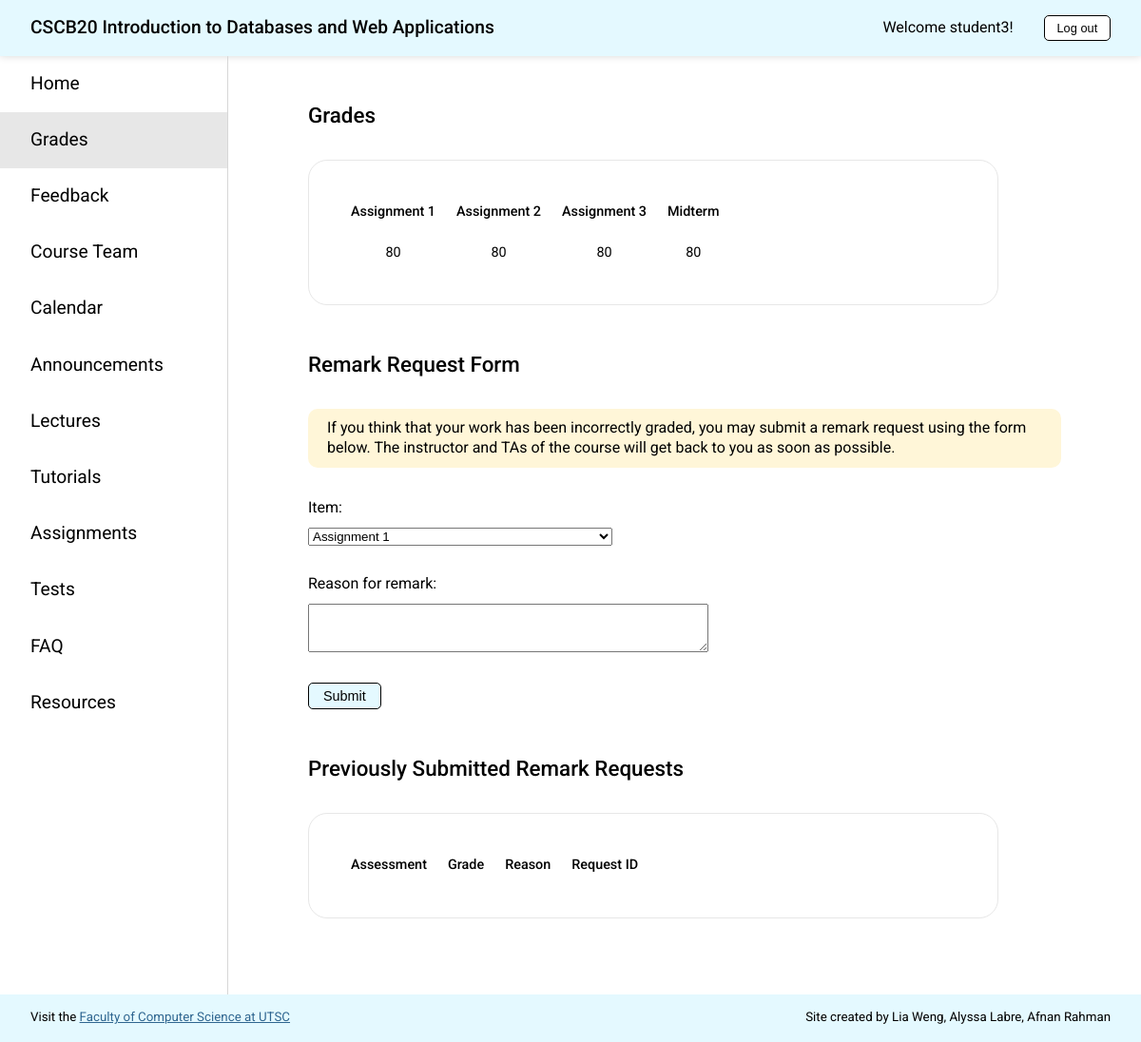
/grades (signed in), run on an earlier commit of the app's database.
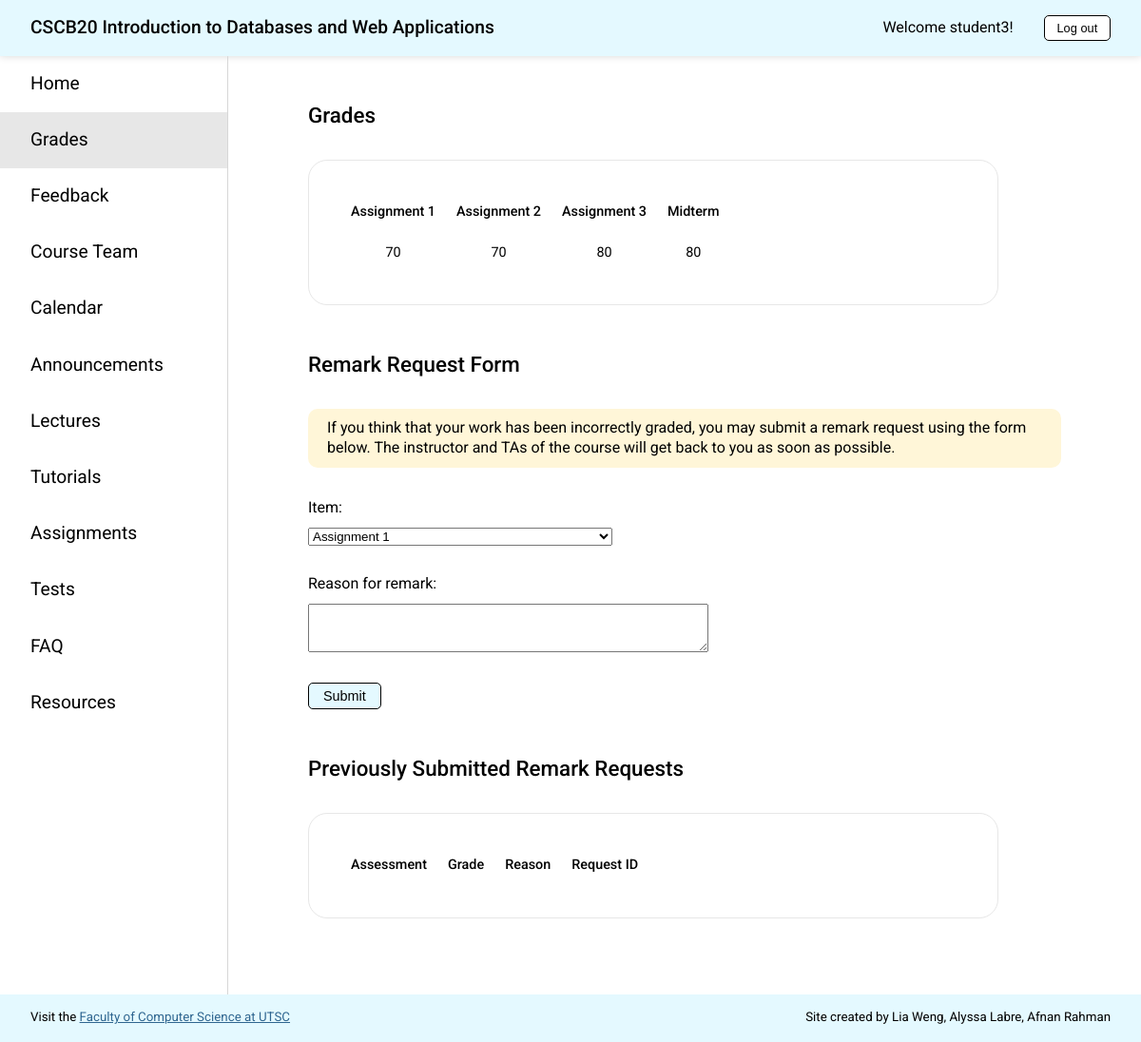
And on a later commit of the database.
### app.py (models this page shows, shortened)
class Student(db.Model):
    __tablename__ = 'Student'
    id = db.Column(db.Integer, primary_key=True)
    username = db.Column(db.String(20), unique=True, nullable=False)
    password = db.Column(db.String(20), nullable=False)
    first_name = db.Column(db.String(40), nullable=False)
    last_name = db.Column(db.String(40), nullable=False)
    a1 = db.Column(db.Integer)
    a2 = db.Column(db.Integer)
    a3 = db.Column(db.Integer)
    midterm = db.Column(db.Integer)
    remark = db.relationship('Remark', backref='student', lazy=True)

### app.py (the view)
@app.route('/grades', methods=['GET', 'POST'])
def grades():
    check_authorization()
    all_remarks = get_allremarks()
    students = get_allstudents()
    if request.method == 'GET':
        if session['type'] == 'student':
            student = get_student(session['user'])
            remarks = get_student_remark(student.username)
            return render_template('grades_s.html', page='grades', remarks=remarks, student=student)
        else:
            return render_template('grades_i.html', page='grades', remarks=all_remarks, students=students)
    else:
        return add_grades(request.form['student'], request.form['a1'], request.form['a2'], request.form['a3'], request.form['midterm'], students=students)

### app.py (called while the page is built)
def check_authorization():
    if "user" not in session:
        abort(403, "Please sign in to access this page.")

def get_student(username):
    return Student.query.filter_by(username=username).first()

def get_student_remark(username):
    return Remark.query.filter_by(student_username=username)

def get_allstudents():
    return Student.query.all()

def get_allremarks():
    return Remark.query.all()

### templates/grades_s.html (shortened to what this page needs)
<!DOCTYPE html>
<html lang="en">
<head>
  <link rel="stylesheet" href="{{ url_for('static', filename='styles.css') }}">
</head>
<body onload="hideMessage()">
  {% extends "template.html" %}
  {% block content %}
  <div class="content">
    <h1 class="page-title">Grades</h1>
    <div class="table-container-grades">
      <table>
        <tr>
          <th>Assignment 1</th>
          <th>Assignment 2</th>
          <th>Assignment 3</th>
          <th>Midterm</th>
          <th></th>
        </tr>
        <tr>
          <td>{{student.a1}}</td>
          <td>{{student.a2}}</td>
          <td>{{student.a3}}</td>
          <td>{{student.midterm}}</td>
        </tr>
      </table>
    </div>
    <h1 class="page-title">Remark Request Form</h1>
    <p class="message">
      If you think that your work has been incorrectly graded, you may submit a remark request using the form below. The
      instructor and TAs of the course will get back to you as soon as possible.
    </p>
    <form class="remark-form" action="/addremark" method="post">
      <div class="item-dropdown remark-form-element">
        <label for="item">Item:</label>
        <select name="item" id="item" required>
          <option value="a1">Assignment 1</option>
        </select>
      </div>
      <div class="remark-form-element">
        <label for="reason">Reason for remark:</label>
        <textarea id="reason" name="reason" cols="50" rows="3" required></textarea>
      </div>
      <div>
        <button type="submit">Submit</button>
      </div>
    </form>
    <h1 class="page-title">Previously Submitted Remark Requests</h1>
    <div class="table-container-grades">
      <table>
        <tr>
          <th>Assessment</th>
          <th>Grade</th>
          <th>Reason</th>
          <th>Request ID</th>
          <th></th>
        </tr>
      </table>
    </div>
  </div>
  {% endblock %}

### templates/template.html (shortened to what this page needs)
<!DOCTYPE html>
<html lang="en">
<head>
  <link rel="stylesheet" href="{{ url_for('static', filename='styles.css') }}">
</head>
<body>
  <div class="header">
    <h2>CSCB20 <span class="course-title">Introduction to Databases and Web Applications</span></h2>
    <div class="header-right">
      <p>Welcome {{session['user']}}!</p>
      <a href="{{url_for('logout')}}"><button class="logout-button">Log out</button></a>
    </div>
  </div>
  <div class="wrapper">
    <nav>
      <a href="{{ url_for('home') }}" class={% if page=="home" %} "selected" {% endif %}>
        Home
      </a>
      <a href="{{ url_for('grades') }}" class={% if page=="grades" %} "selected" {% endif %}>
        Grades
      </a>
      <a href="{{ url_for('feedback') }}" class={% if page=="feedback" %} "selected" {% endif %}>
        Feedback
      </a>
      <a href="{{ url_for('team') }}" class={% if page=="team" %} "selected" {% endif %}>
        Course&nbsp;Team
      </a>
      <a href="{{ url_for('calendar') }}" class={% if page=="calendar" %} "selected" {% endif %}>
        Calendar
      </a>
      <a href="{{ url_for('announcements') }}" class={% if page=="announcements" %} "selected" {% endif %}>
        Announcements
      </a>
      <a href="{{ url_for('lectures') }}" class={% if page=="lectures" %} "selected" {% endif %}>
        Lectures
      </a>
      <a href="{{ url_for('tutorials') }}" class={% if page=="tutorials" %} "selected" {% endif %}>
        Tutorials
      </a>
      <a href="{{ url_for('assignments') }}" class={% if page=="assignments" %} "selected" {% endif %}>
        Assignments
      </a>
      <a href="{{ url_for('tests') }}" class={% if page=="tests" %} "selected" {% endif %}>
        Tests
      </a>
      <a href="{{ url_for('faq') }}" class={% if page=="faq" %} "selected" {% endif %}>
        FAQ
      </a>
      <a href="{{ url_for('resources') }}" class={% if page=="resources" %} "selected" {% endif %}>
        Resources
      </a>
    </nav>
    {% block content %}
    {% endblock %}
  </div>
  <div class="footer">
    <small>Visit the <a href="https://www.utsc.utoronto.ca/cms/faculty-of-computer-science" target="_blank">Faculty of
        Computer Science
        at UTSC</a></small>
    <small>Site created by Lia Weng, Alyssa Labre, Afnan Rahman</small>
  </div>
</body>
</html>

What changed in the data, as far as the page shows it:
changed Student "student3": a1 "80" → "70"; a2 "80" → "70"
